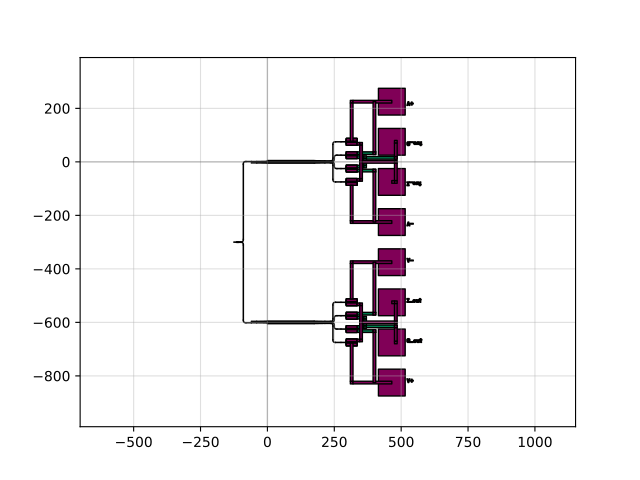

Write Python code to recreate this figure.
import gdsfactory as gf

c = gf.components.coh_rx_dual_pol(cross_section='strip', lo_splitter='mmi1x2', single_pol_rx_spacing=50.0, splitter_coh_rx_spacing=40.0)
c.plot()
